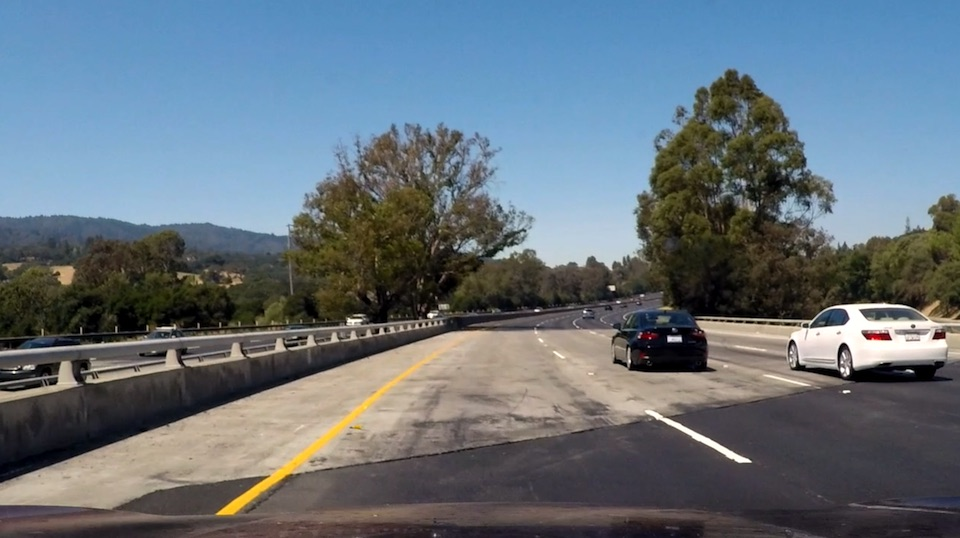
#> input picture test_images/challenge_light_cement.jpg, 960 x 538 px, given in place of solidWhiteRight.jpg, which was not available
$ jupyter execute --allow-errors P1.ipynb   (shell and % lines are left out)   (text cells are left out)
#> lines starting #> are read from the running program, lines starting #| are printed output that depends on the picture; after the words box and inside, x2 and y2 are one past the last pixel; in counts of white or black regions, pixels touching at a corner belong together; pictures that were not available may be replaced by others from this repository, and a replacement may not be noted
[cell 1]
#importing some useful packages
import matplotlib.pyplot as plt
import matplotlib.image as mpimg
import numpy as np
import cv2

[cell 2]
#reading in an image
image = mpimg.imread('test_images/solidWhiteRight.jpg')
#> image is the input picture: shape (538, 960, 3); mean R, G, B 101.3, 113.3, 122.8
#printing out some stats and plotting
print('This image is:', type(image), 'with dimesions:', image.shape)
#| This image is: <class 'numpy.ndarray'> with dimesions: (538, 960, 3)
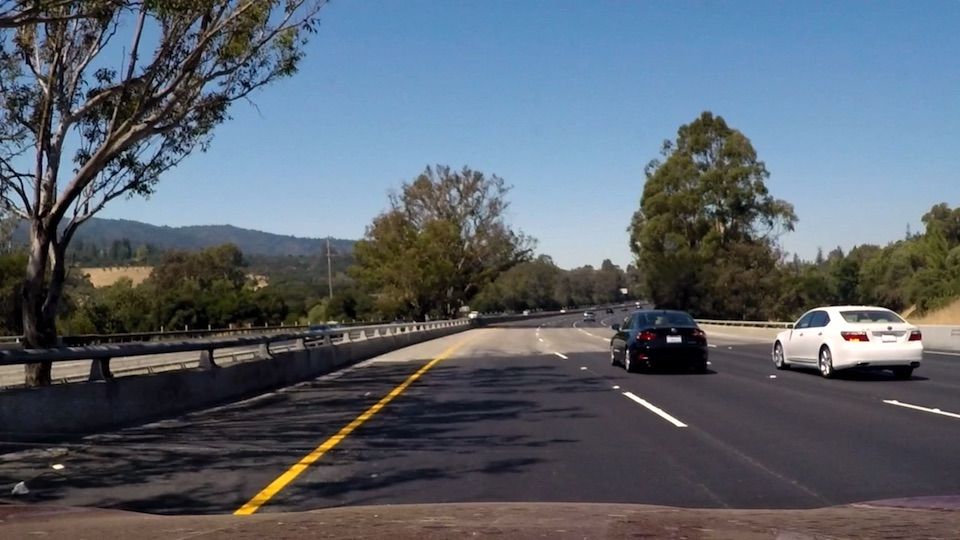
#> input picture test_images/challenge_shadows.jpg, 960 x 540 px, given in place of solidWhiteCurve.jpg, which was not available
#> further down, img is the input picture: shape (540, 960, 3); mean R, G, B 89.7, 98.4, 108.8
plt.imshow(image)  #call as plt.imshow(gray, cmap='gray') to show a grayscaled image

[cell 3]
import math

def grayscale(img):
    """Applies the Grayscale transform
    This will return an image with only one color channel
    but NOTE: to see the returned image as grayscale
    you should call plt.imshow(gray, cmap='gray')"""
    return cv2.cvtColor(img, cv2.COLOR_RGB2GRAY)
    # Or use BGR2GRAY if you read an image with cv2.imread()
    # return cv2.cvtColor(img, cv2.COLOR_BGR2GRAY)

def canny(img, low_threshold, high_threshold):
    """Applies the Canny transform"""
    return cv2.Canny(img, low_threshold, high_threshold)

def gaussian_blur(img, kernel_size):
    """Applies a Gaussian Noise kernel"""
    return cv2.GaussianBlur(img, (kernel_size, kernel_size), 0)

def region_of_interest(img, vertices):
    """
    Applies an image mask.

    Only keeps the region of the image defined by the polygon
    formed from `vertices`. The rest of the image is set to black.
    """
    #defining a blank mask to start with
    mask = np.zeros_like(img)

    #defining a 3 channel or 1 channel color to fill the mask with depending on the input image
    if len(img.shape) > 2:
        channel_count = img.shape[2]  # i.e. 3 or 4 depending on your image
        ignore_mask_color = (255,) * channel_count
    else:
        ignore_mask_color = 255

    #filling pixels inside the polygon defined by "vertices" with the fill color
    cv2.fillPoly(mask, vertices, ignore_mask_color)

    #returning the image only where mask pixels are nonzero
    masked_image = cv2.bitwise_and(img, mask)
    return masked_image


def draw_lines(img, lines, color=[255, 0, 0], thickness=2):
    """
    NOTE: this is the function you might want to use as a starting point once you want to
    average/extrapolate the line segments you detect to map out the full
    extent of the lane (going from the result shown in raw-lines-example.mp4
    to that shown in P1_example.mp4).

    Think about things like separating line segments by their
    slope ((y2-y1)/(x2-x1)) to decide which segments are part of the left
    line vs. the right line.  Then, you can average the position of each of
    the lines and extrapolate to the top and bottom of the lane.

    This function draws `lines` with `color` and `thickness`.
    Lines are drawn on the image inplace (mutates the image).
    If you want to make the lines semi-transparent, think about combining
    this function with the weighted_img() function below
    """
    if lines is None:
        lines = []
    for line in lines:
        for x1,y1,x2,y2 in line:
            cv2.line(img, (x1, y1), (x2, y2), color, thickness)

def hough_lines(img, rho, theta, threshold, min_line_len, max_line_gap):
    """
    `img` should be the output of a Canny transform.

    Returns an image with hough lines drawn.
    """
    lines = cv2.HoughLinesP(img, rho, theta, threshold, np.array([]), minLineLength=min_line_len, maxLineGap=max_line_gap)
    line_img = np.zeros((img.shape[0], img.shape[1], 3), dtype=np.uint8)
    draw_lines(line_img, lines)
    return line_img

# Python 3 has support for cool math symbols.

def weighted_img(img, initial_img, α=0.8, β=1., λ=0.):
    """
    `img` is the output of the hough_lines(), An image with lines drawn on it.
    Should be a blank image (all black) with lines drawn on it.

    `initial_img` should be the image before any processing.

    The result image is computed as follows:

    initial_img * α + img * β + λ
    NOTE: initial_img and img must be the same shape!
    """
    return cv2.addWeighted(initial_img, α, img, β, λ)

[cell 4]
import os
os.listdir("test_images/")

[cell 5]
img_names = ['solidWhiteCurve', 'solidWhiteRight', 'solidYellowCurve',
             'solidYellowCurve2', 'solidYellowLeft', 'whiteCarLaneSwitch',
             'challenge_shadows', 'challenge_light_cement']

def median(items, value=(lambda x: x), weight=(lambda x: 1.0)):
    pairs = [[value(x),weight(x)] for x in sorted(items,key=value)]
    total_weight = sum([x[1] for x in pairs])
    half_weight = total_weight * 0.5
    weight_so_far = 0.0
    for pair in pairs:
        weight_so_far = weight_so_far + pair[1]
        if weight_so_far > half_weight:
            return pair[0]
    return None

def unnest_lines(lines):
    result = []
    for [[x1,y1,x2,y2]] in lines:
        result.append([x1,y1,x2,y2])
    return result

def nest_lines(lines):
    result = []
    for [x1,y1,x2,y2] in lines:
        result.append([[x1,y1,x2,y2]])
    return result

def filter_verticalish(lines):
    result = []
    for line in lines:
        x1,y1,x2,y2 = line
        if abs(x1-x2) < 2*abs(y1-y2):
            result.append(line)
    return result

def line_center(line):
    return [0.5*(line[0]+line[2]),0.5*(line[1]+line[3])]

def line_length(line):
    return ((line[0]-line[2])**2.0 + (line[1]-line[3])**2.0)**0.5

def filter_left_right(lines,xcenter):
    left = []
    right = []
    for line in lines:
        if line_center(line)[0] < xcenter:
            left.append(line)
        else:
            right.append(line)
    return left,right

def inverse_slope(line):
    deltax = line[0] - line[2]
    deltay = line[1] - line[3]
    return deltax * 1.0 / deltay

def x_intercept(point,inverse_slope):
    return point[0] - inverse_slope * point[1]

def median_inverse_slope(lines):
    return median(lines,value=inverse_slope,weight=line_length)

def median_line(lines,ymin,ymax):
    minv = median_inverse_slope(lines)
    xo = median(lines, value=(lambda x: x_intercept(x,minv)), weight=line_length)
    return [int(xo + ymin*minv), ymin, int(xo + ymax*minv), ymax]

def edge_lines_to_lane_lines(lines,xmin,ymin,xmax,ymax):
    lines = unnest_lines(lines)
    lines = filter_verticalish(lines)
    left,right = filter_left_right(lines, 0.5*(xmin+xmax))
    lines = []
    if len(left) > 0:
        lines.append(median_line(left,ymin,ymax))
    if len(right) > 0:
        lines.append(median_line(right,ymin,ymax))
    return nest_lines(lines)

def xform_img(img):
    original = img

    b,g,r = cv2.split(img)
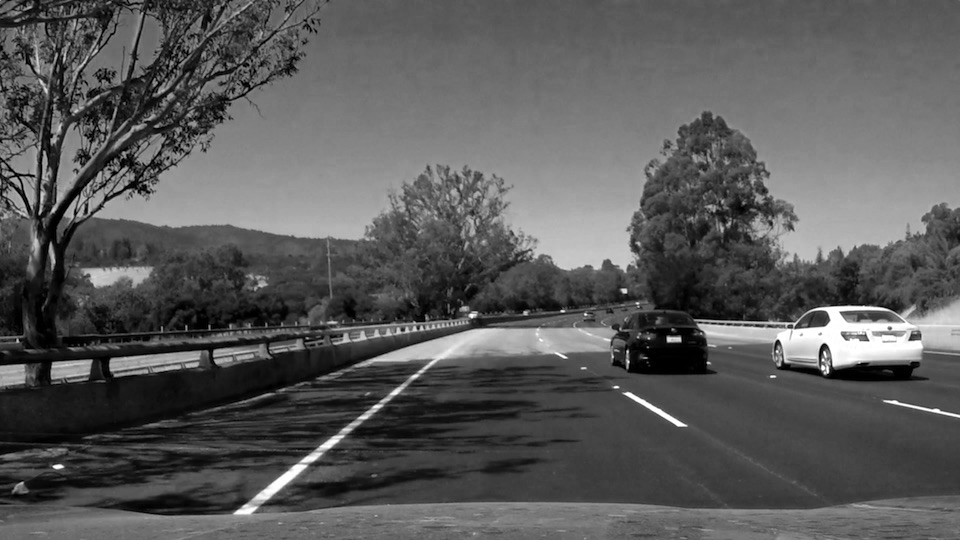
#> b: shape (540, 960); min 0, max 255, mean 89.7
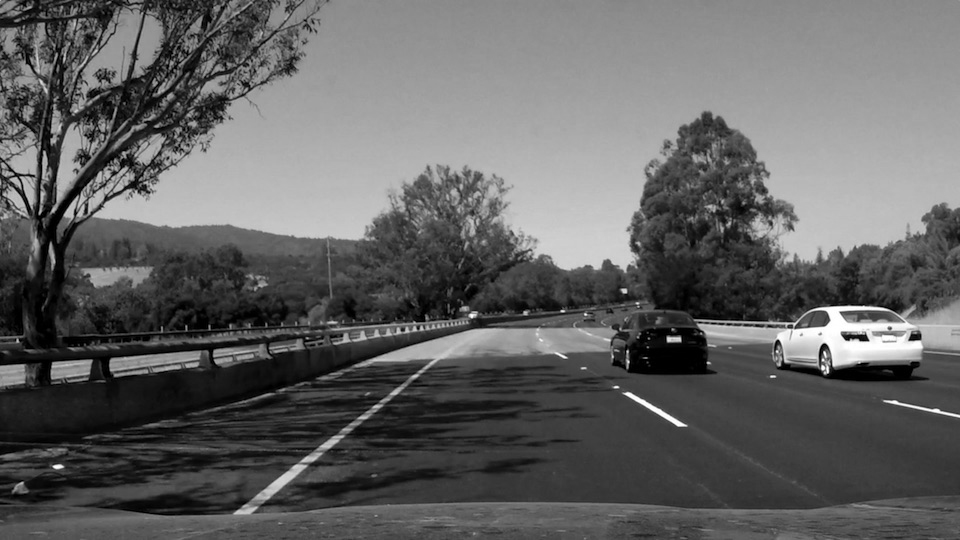
#> g: shape (540, 960); min 0, max 255, mean 98.4
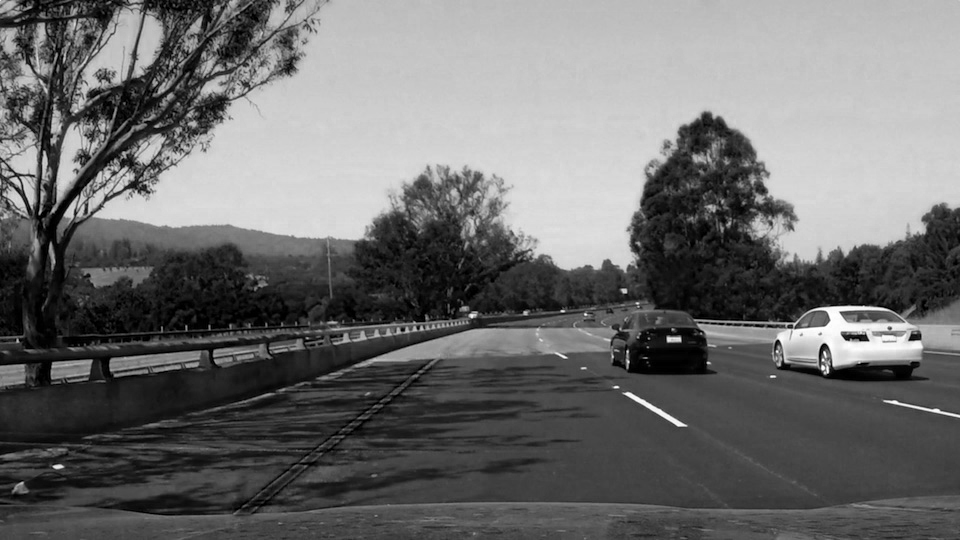
#> r: shape (540, 960); min 0, max 255, mean 108.8

    img = grayscale(img)
    img = gaussian_blur(img,5)
    img = canny(img,50,150)
#> in canny, `return cv2.Canny(img, low_threshold, high_threshold)`:
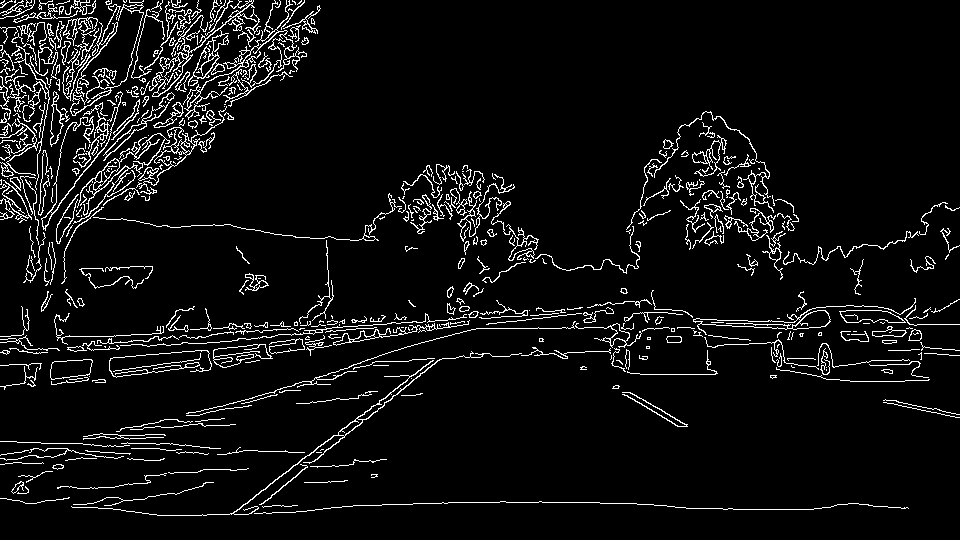
#> returned value: shape (540, 960); 6.1% white in thin lines or dots

    for channel in [b,g,r]:
        channel = gaussian_blur(channel,5)
        channel = canny(channel,50,150)
        img = weighted_img(img, channel, 1., 1.)
#> this loop made 3 passes
#> img: shape (540, 960); 7.6% white in thin lines or dots

    top = 0
    bottom = img.shape[0]
#> bottom = 540
    left = 0
    right = img.shape[1]
#> right = 960
    horizon = int(0.4 * top + 0.6 * bottom)
#> horizon = 324
    width = right - left
#> width = 960
    xcenter = (left + right) / 2
#> xcenter = 480

    vertices = [(left,bottom),
                (xcenter - width / 30, horizon),
                (xcenter + width / 30, horizon),
                (right, bottom)]

    img = region_of_interest(img, np.int32(np.array([vertices])))
#> in region_of_interest, `cv2.fillPoly(mask, vertices, ignore_mask_color)`: mask: shape (540, 960); 21.3% white; 1 white region, box (x1, y1, x2, y2) and area: (2, 324, 959, 540) 110607
#> in region_of_interest, `masked_image = cv2.bitwise_and(img, mask)`:
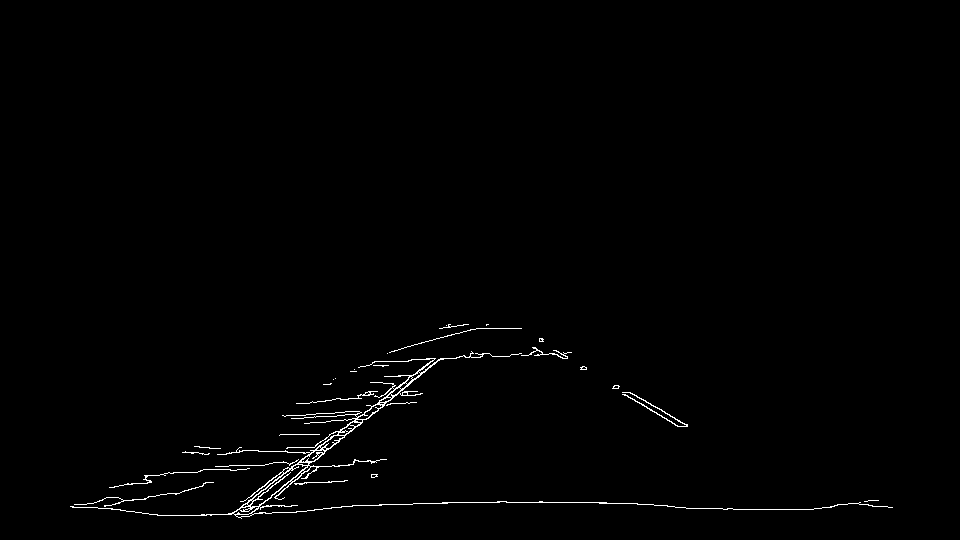
#> masked_image: shape (540, 960); 0.85% white in thin lines or dots, all inside (x1, y1, x2, y2) = (70, 324, 893, 519)

    rho = 2
    theta = 1*np.pi/180
    threshold = 15
    min_line_len = 40
    max_line_gap = 40

    lines = cv2.HoughLinesP(img, rho, theta, threshold, np.array([]), minLineLength=min_line_len, maxLineGap=max_line_gap)
#> lines = 101 rows, first 6: [723, 509, 813, 509], [223, 514, 468, 330], [245, 516, 477, 328], [229, 514, 432, 361], [555, 502, 606, 502], [341, 506, 499, 501]
    lanes = edge_lines_to_lane_lines(lines,xmin=left,ymin=horizon,xmax=right,ymax=bottom)
#> the loop in unnest_lines, `for [[x1,y1,x2,y2]] in lines:` made 101 passes
#> (x1, y1, x2, y2) on passes 1 to 12: (723, 509, 813, 509), (223, 514, 468, 330), (245, 516, 477, 328), (229, 514, 432, 361), (555, 502, 606, 502), (341, 506, 499, 501), (513, 328, 687, 424), (612, 388, 683, 426), (167, 515, 253, 514), (198, 487, 455, 333), (463, 355, 565, 355), (651, 504, 691, 508)
#> after the loop in unnest_lines, `for [[x1,y1,x2,y2]] in lines:`: result = 101 items, first 6: [723, 509, 813, 509], [223, 514, 468, 330], [245, 516, 477, 328], [229, 514, 432, 361], [555, 502, 606, 502], [341, 506, 499, 501]
#> in edge_lines_to_lane_lines, `lines = unnest_lines(lines)`: lines has the same summary as result in unnest_lines
#> the loop in filter_verticalish, `for line in lines:` made 101 passes
#> after the loop in filter_verticalish, `for line in lines:`: result = 30 items, first 6: [223, 514, 468, 330], [245, 516, 477, 328], [229, 514, 432, 361], [513, 328, 687, 424], [612, 388, 683, 426], [198, 487, 455, 333]
#> in edge_lines_to_lane_lines, `lines = filter_verticalish(lines)`: lines has the same summary as result in filter_verticalish
#> the loop in filter_left_right, `for line in lines:` made 30 passes
#> line on passes 1 to 12: [223, 514, 468, 330], [245, 516, 477, 328], [229, 514, 432, 361], [513, 328, 687, 424], [612, 388, 683, 426], [198, 487, 455, 333], [264, 465, 465, 324], [302, 465, 478, 328], [380, 365, 449, 324], [222, 466, 434, 358], [397, 361, 458, 325], [613, 388, 685, 426]
#> after the loop in filter_left_right, `for line in lines:`: left = 25 items, first 6: [223, 514, 468, 330], [245, 516, 477, 328], [229, 514, 432, 361], [198, 487, 455, 333], [264, 465, 465, 324], [302, 465, 478, 328]; right = [[513, 328, 687, 424], [612, 388, 683, 426], [613, 388, 685, 426], [556, 354, 625, 392], [540, 341, 623, 392]]
#> in inverse_slope, `deltax = line[0] - line[2]`: deltax = -245
#> in inverse_slope, `deltay = line[1] - line[3]`: deltay = 184
#> in median, `pairs = [[value(x),weight(x)] for x in sorted(items,key=value)]`: pairs = 25 pairs, first value -1.97 to 0, second value 43 to 306.4
#> in median, `total_weight = sum([x[1] for x in pairs])`: total_weight = 4026.9
#> in median, `half_weight = total_weight * 0.5`: half_weight = 2013.4
#> the loop in median, `for pair in pairs:` made 14 passes
#> (pair, weight_so_far) on passes 1 to 12: ([-1.97, 70.66], 70.66), ([-1.96, 237.9], 308.6), ([-1.69, 70.83], 379.4), ([-1.68, 80.26], 459.7), ([-1.67, 299.6], 759.3), ([-1.61, 77.7], 837), ([-1.47, 133.1], 970.1), ([-1.43, 245.5], 1215.6), ([-1.42, 78.24], 1293.9), ([-1.38, 107.4], 1401.3), ([-1.38, 204], 1605.3), ([-1.34, 58.6], 1663.9)
#> after the loop in median, `for pair in pairs:`: weight_so_far = 2203.1
#> in median_line, `minv = median_inverse_slope(lines)`: minv = -1.33
#> the loop in median, `for pair in pairs:` made 13 passes
#> (pair, weight_so_far) on passes 1 to 12: ([805.9, 107.4], 107.4), ([836.2, 70.66], 178.1), ([841.1, 237.9], 416), ([845, 299.6], 715.6), ([847.4, 58.6], 774.2), ([864.9, 80.26], 854.5), ([868.9, 77.7], 932.2), ([876.6, 70.83], 1003), ([881.8, 245.5], 1248.5), ([892.8, 173.5], 1422), ([897.8, 116.2], 1538.2), ([905.9, 306.4], 1844.6)
#> after the loop in median, `for pair in pairs:`: weight_so_far = 2122
#> in median_line, `xo = median(lines, value=(lambda x: x_intercept(x,minv)), weight=line_..`: xo = 908.6
#> the loop in median (call 2), `for pair in pairs:` made 2 passes
#> (pair, weight_so_far) on passes 1 to 2: ([1.63, 97.42], 97.42), ([1.81, 198.7], 296.1)
#> the loop in median (call 2), `for pair in pairs:` made 4 passes
#> (pair, weight_so_far) on passes 1 to 4: ([-91.25, 80.53], 80.53), ([-90.25, 81.41], 161.9), ([-85.62, 78.77], 240.7), ([-81.5, 198.7], 439.4)
#> the loop in nest_lines, `for [x1,y1,x2,y2] in lines:` made 2 passes
#> (x1, y1, x2, y2) on passes 1 to 2: (478, 324, 191, 540), (505, 324, 897, 540)
#> after the loop in nest_lines, `for [x1,y1,x2,y2] in lines:`: result = [[[478, 324, 191, 540]], [[505, 324, 897, 540]]]
#> lanes = [[[478, 324, 191, 540]], [[505, 324, 897, 540]]]
    img = np.zeros((img.shape[0], img.shape[1], 3), dtype=np.uint8)
    draw_lines(img, lanes)
#> the loop in draw_lines, `for line in lines:` made 2 passes
#> after the loop in draw_lines, `for line in lines:`:
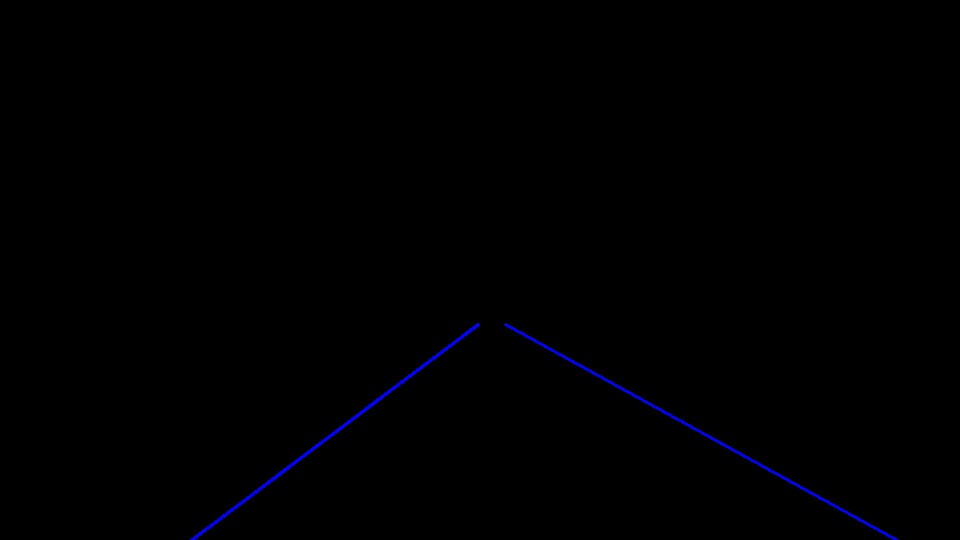
#> img: shape (540, 960, 3); mean of channels 0, 1, 2 1.2, 0, 0; drawn as B, G, R

    img = weighted_img(img, original)
#> call 4 of weighted_img, with α = 0.8, β = 1, λ = 0
#> in weighted_img (call 4), `return cv2.addWeighted(initial_img, α, img, β, λ)`:
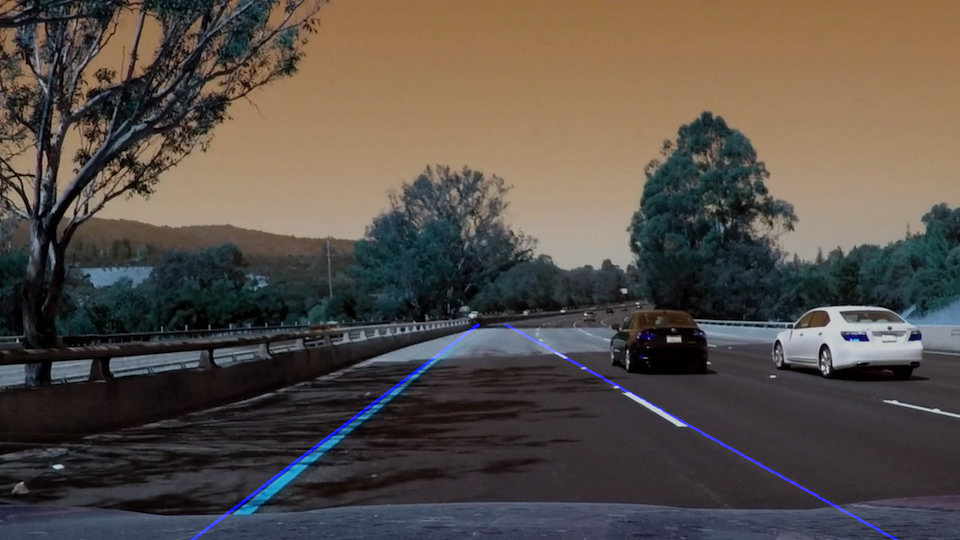
#> returned value: shape (540, 960, 3); mean of channels 0, 1, 2 72.6, 78.7, 87; drawn as B, G, R
#> `mpimg.imsave('test_images/' + img_name + '_out.jpg', transformed, cmap..`:
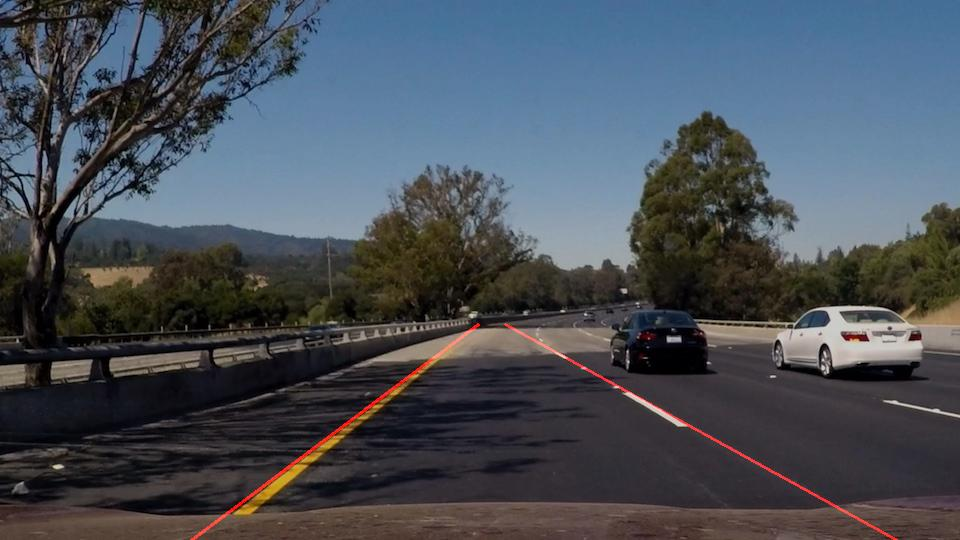
#> saved as solidWhiteCurve_out.jpg: shape (540, 960, 3); mean R, G, B 72.6, 78.8, 87.1

    return img

#> (the rest of this cell did not finish here and is left out)
